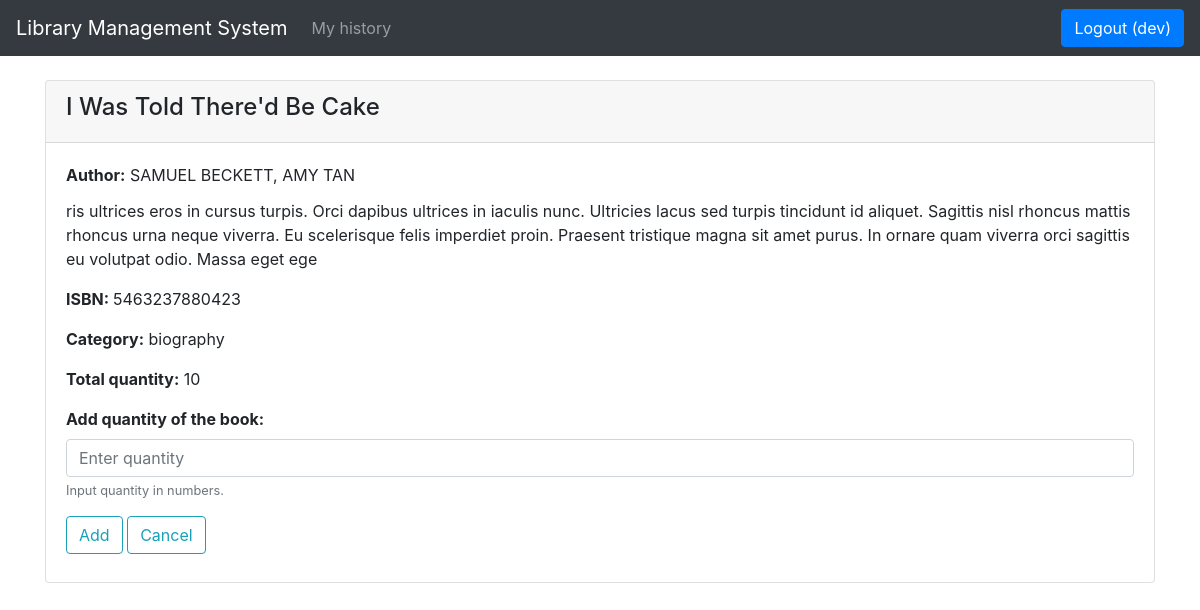
Page /library/books/add_quantity/2 (signed in) on the committed database.
### library/models.py (models this page shows, shortened)
class Book(models.Model):
    numeric = RegexValidator(r'^[0-9]*$', 'Only  numeric characters are allowed.')
    book_status = (('a', 'available'), ('l', 'lent'))
    title = models.CharField(max_length=250)
    isbn = models.CharField('ISBN', max_length=13, help_text='13 Character ISBN number', validators=[numeric])
    description = models.TextField(max_length=500)
    price = models.IntegerField()
    total_quantity = models.IntegerField()
    quantity = models.IntegerField(default=1)
    status = models.CharField(max_length=1, choices = book_status, blank = True, default = 'a')
    author = models.ManyToManyField(Author)
    category = models.ManyToManyField(Category)
    def display_category(self):
        return ', '.join(category.name for category in self.category.all()[:3])
    display_category.short_description = "Category"
    def display_author(self):
        return ', '.join(author.firstname for author in self.author.all()[:3])
    display_author.short_description = "Author"

class Author(models.Model):
    firstname = models.CharField(max_length=100 )
    lastname = models.CharField(max_length=100)
    def __str__(self):
        return f'{self.firstname} {self.lastname}'

class Category(models.Model):
    name = models.CharField(max_length=250)
    def __str__(self):
        return self.name

### library/views.py (the view, shortened to what this page needs)
# urls.py: path('books/add_quantity/<int:pk>', views.add_quantity, name='add_quantity'),
@login_required
def add_quantity(request, pk):
    book_data = Book.objects.get(id = pk)
    message = ""
    return render(request, 'add_quantity.html', { 'book' : book_data } )

### library/templates/add_quantity.html (shortened to what this page needs)
{% extends "base.html" %} {% block content %}
<div class="card">
    <div class="card-header">
        <h4>{{ book.title }}</h4>
    </div>
    <div class="card-body">
        <p class="card-title">
            <strong>Author:</strong> {% for author in book.author.all %} {{ author }}{% if not forloop.last %}, {% endif %}{% endfor %}</p>
        <p class="card-text">{{ book.description }}</p>
        <p class="card-text">
            <strong>ISBN: </strong>{{ book.isbn }}</p>
        <p class="card-text">
            <strong>Category:</strong> {% for category in book.category.all %} {{ category }}{% if not forloop.last %}, {% endif %}{% endfor %}</p>
        <p class="card-text">
                <strong>Total quantity:</strong> {{ book.total_quantity }}</p>
        <form method="POST">
            <div class="form-group">
                <label><strong>Add quantity of the book:</strong></label>
                <input type="text" name="quantity" class="form-control" id="book_quantity" placeholder="Enter quantity" maxlength="3">
                <small id="" class="form-text text-muted">Input quantity in numbers.</small>
            </div>
            <input type="submit" value="Add" class="btn btn-outline-info mb-2">
            <a href="{{request.META.HTTP_REFERER}}" class="btn btn-outline-info mb-2">Cancel</a>
        </form>
    </div>
</div>
{% endblock %}

### library/templates/base.html (shortened to what this page needs)
<!DOCTYPE html>
{% load static %}
<html lang="en">
<head>
  <link rel="stylesheet" href="https://stackpath.bootstrapcdn.com/bootstrap/4.1.3/css/bootstrap.min.css"
>
  <link rel="stylesheet" href="{% static 'css/styles.css' %}">
</head>
<body>
  <header>
    {% block header %}
    <nav class="navbar navbar-expand-lg navbar-dark bg-dark fixed-top">
      <a class="navbar-brand" href="{% url 'index' %}">Library Management System</a>
      <div class="collapse navbar-collapse" id="navbarsExampleDefault">
        <ul class="navbar-nav mr-auto">
          {% if user.is_authenticated %} {% if user.groups.all.0.name == 'Readers' %}
          <li class="nav-item">
            <a class="nav-link" href="{% url 'request_history' %}">My history</a>
          </li>
          {% endif %} {% endif %}
        </ul>
        <form class="form-inline my-2 my-lg-0">
          {% if user.is_authenticated %}
          <a class="btn btn-primary" href="{% url 'logout' %}">Logout ({{ user.get_username }})</a>
          {% else %}
          <a class="btn btn-primary" href="{% url 'login' %}">Login</a>
          {% endif %}
        </form>
      </div>
    </nav>
    {% endblock %}
  </header>
  <main role="main" class="container">
    {% block content %} {% endblock %}
  </main>
</body>
</html>

### library/static/css/styles.css (style rules this page uses)
html { position: relative; min-height: 100%; }
body>.container { padding: 80px 15px 0; }

### rows in the picture
Book: title "I Was Told There'd Be Cake", description "ris ultrices eros in cursus turpis. Orci dapibus ultrices in iaculis nunc. Ultricies lacus sed turpis tincidunt id aliquet. Sagittis nisl rhoncus mattis rhoncus urna neque viverra. Eu scelerisque felis imperdiet proin. Praesent tristique magna sit amet purus. In ornare quam viverra orci sagittis eu volutpat odio. Massa eget ege", isbn "5463237880423", total_quantity "10"
Author: firstname+lastname "SAMUEL BECKETT"
Author: firstname+lastname "AMY TAN"
Category: name "biography"

### other values in the picture
{{ user.get_username }} "dev"
